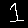

Write Python code to recreate this figure.
import numpy as np
from keras.datasets import mnist
import matplotlib.pyplot as plt

def ReLU(Z):
    return np.maximum(Z,0)

def derivativeReLU(Z):
    return Z > 0

def softmax(Z):
    """Compute softmax values for each sets of scores in x."""
    exp = np.exp(Z - np.max(Z))
    return exp / exp.sum(axis=0)

def initParams(size):
    W1 = np.random.normal(size=(10, size)) * np.sqrt(1./(size))
    b1 = np.random.normal(size=(10, 1)) * np.sqrt(1./10)
    W2 = np.random.normal(size=(10, 10)) * np.sqrt(1./20)
    b2 = np.random.normal(size=(10, 1)) * np.sqrt(1./(size))
    return W1,b1,W2,b2

def forwardPropagation(X,W1,b1,W2,b2):
    Z1 = W1.dot(X) + b1 #10, m
    A1 = ReLU(Z1) # 10,m
    Z2 = W2.dot(A1) + b2 #10,m
    A2 = softmax(Z2) #10,m
    return Z1, A1, Z2, A2

def oneHot(Y):
    ''' return a 0 vector with 1 only in the position correspondind to the value in Y'''
    one_hot_Y = np.zeros((Y.max()+1,Y.size))
    one_hot_Y[Y,np.arange(Y.size)] = 1
    return one_hot_Y

def backwardPropagation(X, Y, A1, A2, W2, Z1, m):
    one_hot_Y = oneHot(Y)
    dZ2 = 2*(A2 - one_hot_Y) #10,m
    dW2 = 1/m * (dZ2.dot(A1.T)) # 10 , 10
    db2 = 1/m * np.sum(dZ2,1) # 10, 1
    dZ1 = W2.T.dot(dZ2)*derivativeReLU(Z1) # 10, m
    dW1 = 1/m * (dZ1.dot(X.T)) #10, 784
    db1 = 1/m * np.sum(dZ1,1) # 10, 1

    return dW1, db1, dW2, db2

def updateParams(alpha, W1, b1, W2, b2, dW1, db1, dW2, db2):
    W1 -= alpha * dW1
    b1 -= alpha * np.reshape(db1, (10,1))
    W2 -= alpha * dW2
    b2 -= alpha * np.reshape(db2, (10,1))

    return W1, b1, W2, b2

def getPredictions(A2):
    return np.argmax(A2, 0)

def getAccuracy(predictions, Y):
    return np.sum(predictions == Y)/Y.size

def gradientDescent(X, Y, alpha, iterations):
    size, m = X.shape
    W1, b1, W2, b2 = initParams(size)
    for i in range(iterations):
        Z1, A1, Z2, A2 = forwardPropagation(X, W1, b1, W2, b2)
        dW1, db1, dW2, db2 = backwardPropagation(X, Y, A1, A2, W2, Z1, m)

        W1, b1, W2, b2 = updateParams(alpha, W1, b1, W2, b2, dW1, db1, dW2, db2)

        if i % 20 == 0:
            print(f"Iteration: {i} / {iterations}")
            prediction = getPredictions(A2)
            print(f'{getAccuracy(prediction, Y):.3%}')
    return W1, b1, W2, b2


(trainX, trainY), (testX, testY) = mnist.load_data()
print(trainX.shape)

SCALE_FACTOR=255

Xtest=((testX.reshape(testX.shape[0],testX.shape[1]*testX.shape[2])).T)/SCALE_FACTOR
X=((trainX.reshape(trainX.shape[0],trainX.shape[1]*trainX.shape[2])).T)/SCALE_FACTOR

m,n=X.shape
print(m,n)
W1, b1, W2, b2 = gradientDescent(X, trainY, 0.15, 500)


def makePredictions(X, W1 ,b1, W2, b2):
    d1,d2,d3, A2 = forwardPropagation(X, W1, b1, W2, b2)
    predictions = getPredictions(A2)
    return predictions

def testDataPrediction(index,X, Y, W1, b1, W2, b2):
    tempX=X[:,index,None]
    prediction = makePredictions(tempX, W1, b1, W2, b2)
    label = Y[index]
    print("Prediction: ", prediction)
    print("Label: ", label)

    currentImage = testX[index]

    plt.gray()
    plt.imshow(currentImage, interpolation='nearest')
    plt.show()

def totalPrediction(X,Y,W1,b1,W2,b2):
  true=0
  false=0
  for i in range (Y.shape[0]):
    tempX=X[:,i,None]
    prediction=makePredictions(tempX, W1, b1, W2, b2)
    true=true+1 if prediction==Y[i] else true
    false=false+1 if prediction!=Y[i] else false

  return true, false


############## MAIN ##############

t,f=totalPrediction(Xtest,testY,W1,b1,W2,b2)
print(f"Correct: {t}, false: {f}")
print(f"total: {t+f}")

testDataPrediction(0,Xtest, testY, W1, b1, W2, b2)
testDataPrediction(1,Xtest, testY, W1, b1, W2, b2)
testDataPrediction(2,Xtest, testY, W1, b1, W2, b2)
testDataPrediction(990,Xtest, testY, W1, b1, W2, b2)
testDataPrediction(1000,Xtest, testY, W1, b1, W2, b2)
